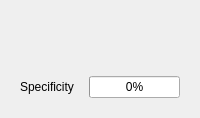
          <widget class="QWidget" name="specificity_panel" native="true">
           <layout class="QGridLayout" name="gridLayout_16">
            <item row="0" column="0">
             <widget class="JKQTPlotter" name="specificity_graph" native="true">
              <property name="sizePolicy">
               <sizepolicy hsizetype="MinimumExpanding" vsizetype="MinimumExpanding">
                <horstretch>0</horstretch>
                <verstretch>0</verstretch>
               </sizepolicy>
              </property>
              <property name="minimumSize">
               <size>
                <width>50</width>
                <height>50</height>
               </size>
              </property>
             </widget>
            </item>
            <item row="1" column="0">
             <widget class="QWidget" name="specificity_progress_widget" native="true">
              <layout class="QGridLayout" name="gridLayout_9">
               <item row="2" column="1">
                <widget class="QProgressBar" name="specificity_progress">
                 <property name="sizePolicy">
                  <sizepolicy hsizetype="Preferred" vsizetype="Fixed">
                   <horstretch>0</horstretch>
                   <verstretch>0</verstretch>
                  </sizepolicy>
                 </property>
                 <property name="value">
                  <number>0</number>
                 </property>
                </widget>
               </item>
               <item row="2" column="0">
                <widget class="QLabel" name="specificity_label">
                 <property name="text">
                  <string>Specificity</string>
                 </property>
                </widget>
               </item>
              </layout>
             </widget>
            </item>
           </layout>
          </widget>
